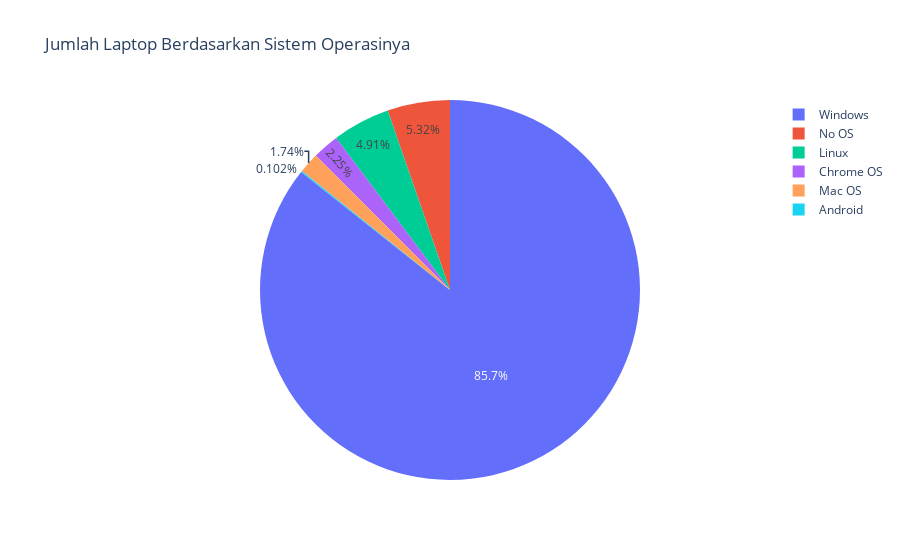

Notebook source saved alongside this figure:
### Code cell
grouped_os = laptop.groupby('os').size().reset_index(name = 'counts')

fig = px.pie(grouped_os, values = 'counts', names = 'os', labels={'counts': 'Jumlah Laptop'}, title='Jumlah Laptop Berdasarkan Sistem Operasinya')
fig.show()

### Figure 1 — Plotly figure (JSON) as saved in the notebook; plotly's stock layout.template omitted (floating-point values rounded to 4 significant figures)
{"data": [{"domain": {"x": [0, 1], "y": [0, 1]}, "hovertemplate": "os=%{label}<br>Jumlah Laptop=%{value}<extra></extra>", "labels": ["Android", "Chrome OS", "Linux", "Mac OS", "No OS", "Windows"], "legendgroup": "", "name": "", "showlegend": true, "type": "pie", "values": [1, 22, 48, 17, 52, 837]}], "layout": {"legend": {"tracegroupgap": 0}, "title": {"text": "Jumlah Laptop Berdasarkan Sistem Operasinya"}}}
